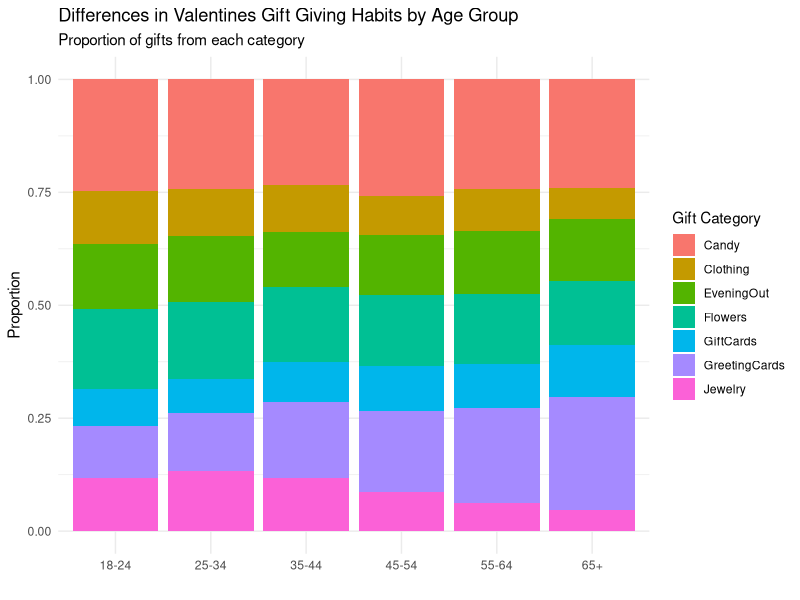

Reproduce this figure in R.
## ---- chunk 1
library(tidyr)
library(readr)
library(ggplot2)
gifts_age <- read_csv("tidytuesday/gifts_age.csv")
gifts_gender <- read_csv("tidytuesday/gifts_gender.csv")
spending <- read_csv("tidytuesday/historical_spending.csv")


long_age <- gifts_age %>% dplyr::select(-SpendingCelebrating) %>% 
  pivot_longer(!Age, names_to = "TypeOfGift", values_to = "Count") %>%
  dplyr::mutate(Count = as.numeric(Count)) %>% 
  dplyr::group_by(Age) %>% 
  dplyr::mutate(total_age = sum(Count)) %>% 
 dplyr::mutate(prop = Count/total_age) 






## ---- chunk 2
#| fig-cap: "Valentines Gifts by Age Group"
#| fig-alt: "Bar plot showing the percentage of gifts from different categories (candy, clothing, evening out, gift cards, greeting cards, jewelry) that each age group (18-65+) purchases, where percentage of greeting card purchases goes up with age while jewelry goes down while the other categories remain pretty stable."
#| label: valentines-by-age-plot

ggplot(long_age, 
       aes(x = Age, y = prop, fill = TypeOfGift)) + 
 geom_col() + 
  labs(title = "Differences in Valentines Gift Giving Habits by Age Group", 
       subtitle = "Proportion of gifts from each category", 
       fill = "Gift Category", 
       x = "", 
       y = "Proportion") + 
  theme_minimal()


